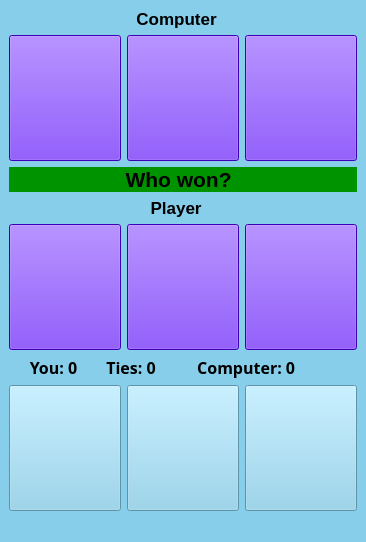
<?xml version="1.0" encoding="UTF-8"?>
<ui version="4.0">
 <class>MainWindow</class>
 <widget class="QMainWindow" name="MainWindow">
  <property name="geometry">
   <rect>
    <x>0</x>
    <y>0</y>
    <width>366</width>
    <height>542</height>
   </rect>
  </property>
  <property name="minimumSize">
   <size>
    <width>366</width>
    <height>542</height>
   </size>
  </property>
  <property name="maximumSize">
   <size>
    <width>366</width>
    <height>542</height>
   </size>
  </property>
  <property name="windowTitle">
   <string>Rock Paper Scissors</string>
  </property>
  <property name="windowIcon">
   <iconset>
    <normaloff>hand.png</normaloff>hand.png</iconset>
  </property>
  <property name="styleSheet">
   <string notr="true">background-color: skyblue;</string>
  </property>
  <widget class="QWidget" name="centralwidget">
   <layout class="QGridLayout" name="gridLayout">
    <item row="0" column="0" colspan="2">
     <widget class="QLabel" name="label_4">
      <property name="font">
       <font>
        <pointsize>13</pointsize>
        <bold>true</bold>
       </font>
      </property>
      <property name="text">
       <string>                           Computer</string>
      </property>
     </widget>
    </item>
    <item row="1" column="0">
     <widget class="QPushButton" name="btn1_unvisivable">
      <property name="sizePolicy">
       <sizepolicy hsizetype="Minimum" vsizetype="Expanding">
        <horstretch>0</horstretch>
        <verstretch>0</verstretch>
       </sizepolicy>
      </property>
      <property name="minimumSize">
       <size>
        <width>112</width>
        <height>112</height>
       </size>
      </property>
      <property name="font">
       <font>
        <pointsize>33</pointsize>
       </font>
      </property>
      <property name="styleSheet">
       <string notr="true">background-color: rgb(85, 0, 255);</string>
      </property>
      <property name="text">
       <string/>
      </property>
     </widget>
    </item>
    <item row="1" column="1">
     <widget class="QPushButton" name="btn_computer">
      <property name="sizePolicy">
       <sizepolicy hsizetype="Minimum" vsizetype="Expanding">
        <horstretch>0</horstretch>
        <verstretch>0</verstretch>
       </sizepolicy>
      </property>
      <property name="minimumSize">
       <size>
        <width>112</width>
        <height>112</height>
       </size>
      </property>
      <property name="font">
       <font>
        <pointsize>33</pointsize>
       </font>
      </property>
      <property name="styleSheet">
       <string notr="true">background-color: rgb(85, 0, 255);</string>
      </property>
      <property name="text">
       <string/>
      </property>
      <property name="iconSize">
       <size>
        <width>112</width>
        <height>112</height>
       </size>
      </property>
     </widget>
    </item>
    <item row="1" column="2">
     <widget class="QPushButton" name="btn2_unvisivable">
      <property name="sizePolicy">
       <sizepolicy hsizetype="Minimum" vsizetype="Expanding">
        <horstretch>0</horstretch>
        <verstretch>0</verstretch>
       </sizepolicy>
      </property>
      <property name="minimumSize">
       <size>
        <width>112</width>
        <height>112</height>
       </size>
      </property>
      <property name="font">
       <font>
        <pointsize>33</pointsize>
       </font>
      </property>
      <property name="styleSheet">
       <string notr="true">background-color: rgb(85, 0, 255);</string>
      </property>
      <property name="text">
       <string/>
      </property>
     </widget>
    </item>
    <item row="2" column="0" colspan="3">
     <widget class="QLabel" name="how_win">
      <property name="font">
       <font>
        <family>Segoe UI</family>
        <pointsize>16</pointsize>
        <bold>true</bold>
       </font>
      </property>
      <property name="styleSheet">
       <string notr="true">background-color: rgb(255, 170, 0);
background-color: rgb(0, 147, 0);</string>
      </property>
      <property name="text">
       <string>                    Who won?</string>
      </property>
     </widget>
    </item>
    <item row="3" column="0" colspan="2">
     <widget class="QLabel" name="label_2">
      <property name="font">
       <font>
        <pointsize>13</pointsize>
        <bold>true</bold>
       </font>
      </property>
      <property name="text">
       <string>                              Player</string>
      </property>
     </widget>
    </item>
    <item row="4" column="0">
     <widget class="QPushButton" name="btn3_unvisivable">
      <property name="sizePolicy">
       <sizepolicy hsizetype="Minimum" vsizetype="Expanding">
        <horstretch>0</horstretch>
        <verstretch>0</verstretch>
       </sizepolicy>
      </property>
      <property name="minimumSize">
       <size>
        <width>112</width>
        <height>112</height>
       </size>
      </property>
      <property name="font">
       <font>
        <pointsize>33</pointsize>
       </font>
      </property>
      <property name="styleSheet">
       <string notr="true">background-color: rgb(85, 0, 255);</string>
      </property>
      <property name="text">
       <string/>
      </property>
     </widget>
    </item>
    <item row="4" column="1">
     <widget class="QPushButton" name="btn_you">
      <property name="sizePolicy">
       <sizepolicy hsizetype="Minimum" vsizetype="Expanding">
        <horstretch>0</horstretch>
        <verstretch>0</verstretch>
       </sizepolicy>
      </property>
      <property name="minimumSize">
       <size>
        <width>112</width>
        <height>112</height>
       </size>
      </property>
      <property name="font">
       <font>
        <pointsize>33</pointsize>
       </font>
      </property>
      <property name="styleSheet">
       <string notr="true">background-color: rgb(85, 0, 255);</string>
      </property>
      <property name="text">
       <string/>
      </property>
      <property name="iconSize">
       <size>
        <width>112</width>
        <height>112</height>
       </size>
      </property>
     </widget>
    </item>
    <item row="4" column="2">
     <widget class="QPushButton" name="btn4_unvisivable">
      <property name="sizePolicy">
       <sizepolicy hsizetype="Minimum" vsizetype="Expanding">
        <horstretch>0</horstretch>
        <verstretch>0</verstretch>
       </sizepolicy>
      </property>
      <property name="minimumSize">
       <size>
        <width>112</width>
        <height>112</height>
       </size>
      </property>
      <property name="font">
       <font>
        <pointsize>33</pointsize>
       </font>
      </property>
      <property name="styleSheet">
       <string notr="true">background-color: rgb(85, 0, 255);</string>
      </property>
      <property name="text">
       <string/>
      </property>
     </widget>
    </item>
    <item row="5" column="0" colspan="3">
     <widget class="QLabel" name="scoreboard">
      <property name="font">
       <font>
        <family>Segoe Print</family>
        <pointsize>12</pointsize>
        <bold>true</bold>
       </font>
      </property>
      <property name="text">
       <string>     You: 0       Ties: 0          Computer: 0</string>
      </property>
     </widget>
    </item>
    <item row="6" column="0">
     <widget class="QPushButton" name="btn_paper">
      <property name="sizePolicy">
       <sizepolicy hsizetype="Minimum" vsizetype="Expanding">
        <horstretch>0</horstretch>
        <verstretch>0</verstretch>
       </sizepolicy>
      </property>
      <property name="minimumSize">
       <size>
        <width>112</width>
        <height>112</height>
       </size>
      </property>
      <property name="font">
       <font>
        <pointsize>13</pointsize>
       </font>
      </property>
      <property name="styleSheet">
       <string notr="true"/>
      </property>
      <property name="text">
       <string/>
      </property>
      <property name="icon">
       <iconset>
        <normaloff>paper.png</normaloff>paper.png</iconset>
      </property>
      <property name="iconSize">
       <size>
        <width>120</width>
        <height>112</height>
       </size>
      </property>
     </widget>
    </item>
    <item row="6" column="1">
     <widget class="QPushButton" name="btn_scissors">
      <property name="sizePolicy">
       <sizepolicy hsizetype="Minimum" vsizetype="Expanding">
        <horstretch>0</horstretch>
        <verstretch>0</verstretch>
       </sizepolicy>
      </property>
      <property name="minimumSize">
       <size>
        <width>112</width>
        <height>112</height>
       </size>
      </property>
      <property name="font">
       <font>
        <pointsize>33</pointsize>
       </font>
      </property>
      <property name="styleSheet">
       <string notr="true"/>
      </property>
      <property name="text">
       <string/>
      </property>
      <property name="icon">
       <iconset>
        <normaloff>scissors.png</normaloff>scissors.png</iconset>
      </property>
      <property name="iconSize">
       <size>
        <width>112</width>
        <height>112</height>
       </size>
      </property>
     </widget>
    </item>
    <item row="6" column="2">
     <widget class="QPushButton" name="btn_rock">
      <property name="sizePolicy">
       <sizepolicy hsizetype="Minimum" vsizetype="Expanding">
        <horstretch>0</horstretch>
        <verstretch>0</verstretch>
       </sizepolicy>
      </property>
      <property name="minimumSize">
       <size>
        <width>112</width>
        <height>112</height>
       </size>
      </property>
      <property name="font">
       <font>
        <pointsize>33</pointsize>
       </font>
      </property>
      <property name="styleSheet">
       <string notr="true"/>
      </property>
      <property name="text">
       <string/>
      </property>
      <property name="icon">
       <iconset>
        <normaloff>rock.png</normaloff>rock.png</iconset>
      </property>
      <property name="iconSize">
       <size>
        <width>112</width>
        <height>112</height>
       </size>
      </property>
     </widget>
    </item>
   </layout>
  </widget>
  <widget class="QMenuBar" name="menubar">
   <property name="geometry">
    <rect>
     <x>0</x>
     <y>0</y>
     <width>366</width>
     <height>22</height>
    </rect>
   </property>
  </widget>
  <widget class="QStatusBar" name="statusbar"/>
 </widget>
 <resources/>
 <connections/>
</ui>
